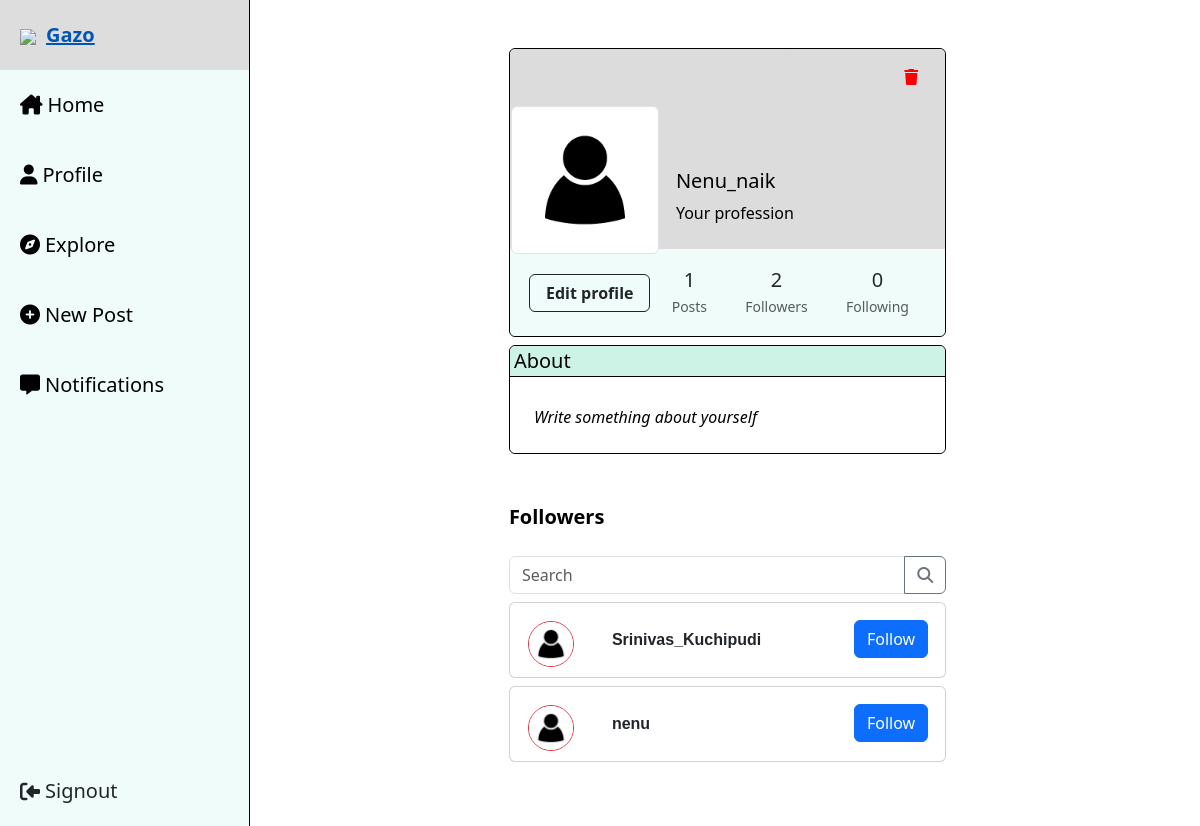
Page /followers/1 (signed in) on the committed database.
### app.py (models this page shows, shortened)
class User(UserMixin, db.Model):
    id = db.Column(db.Integer, primary_key=True)
    username = db.Column(db.String(80), unique=True, nullable=False)
    email = db.Column(db.String(120), unique=True, nullable=False)
    password_hash = db.Column(db.String(128), nullable=False)
    bio = db.Column(db.String(120), nullable=False,
                    default='Write something about yourself')
    profession = db.Column(db.String(120), nullable=False,
                           default='Your profession')
    profile_pic = db.Column(db.String(120), nullable=False,
                            default='public/unknown.png')
    date_created = db.Column(db.DateTime, default=datetime.utcnow)
    postrows = db.relationship('Post', backref='user', lazy=True)
    starrows = db.relationship('Star', backref='user', lazy=True)
    commentrows = db.relationship('Comment', backref='user', lazy=True)
    resharerows = db.relationship('Reshare', backref='user', lazy=True)
    notificationrows = db.relationship(
        'Notification', backref='user', lazy=True)
    def get_followers(self):
        results = Connection.query.filter_by(otherperson_id=self.id).all()
        oup = []
        for result in results:
            oup.append(User.query.filter_by(id=result.user_id).first())
        return oup
    def get_following(self):
        results = Connection.query.filter_by(user_id=self.id).all()
        oup = []
        for result in results:
            oup.append(User.query.filter_by(id=result.otherperson_id).first())
        return oup
    def is_following(self, id):
        var = Connection.query.filter_by(
            user_id=self.id, otherperson_id=id).all()
        return len(var)

### app.py (the view, shortened to what this page needs)
@app.route('/followers/<int:user_id>', methods=['GET', 'POST'])
@login_required
def followers(user_id):
    user = User.query.filter_by(id=user_id).first()
    if request.method == 'GET':
        results = user.get_followers()
        if user_id == current_user.id:
            return render_template('followers.html', user=user, results=results)
        else:
            return render_template('otherfollowers.html', user=user, results=results)

### app.py (called while the page is built)
@login_manager.user_loader
def load_user(user_id):
    return User.query.get(int(user_id))

### templates/followers.html (shortened to what this page needs)
<!DOCTYPE html>
<html lang="en">
<head>
    <link rel="stylesheet" href="{{url_for('static',filename='css/home.css')}}">
    <link rel="stylesheet" href="https://cdnjs.cloudflare.com/ajax/libs/font-awesome/6.4.0/css/all.min.css">
    <link rel="stylesheet" href="https://stackpath.bootstrapcdn.com/bootstrap/4.3.1/css/bootstrap.min.css">
    <link href="https://cdn.jsdelivr.net/npm/bootstrap@5.3.0-alpha3/dist/css/bootstrap.min.css" rel="stylesheet"
>
</head>
<body>
    <div class="sidebar collapse show" id="sidebar">
        <a href="#" style="padding-bottom: 20px;"><img src="https://img.icons8.com/color/48/null/drawing--v2.png"
                style="margin-right: 10px;" /><strong>Gazo</strong></a>
        <a href="/home/{{current_user.id}}"><i class="fa-solid fa-house-chimney" style="margin-right: 5px;"></i>Home</a>
        <a href="/profile/{{current_user.id}}"><i class="fa-solid fa-user" style="margin-right: 5px;"></i>Profile</a>
        <a href="/explore/{{current_user.id}}"><i class="fa-solid fa-compass" style="margin-right: 5px;"></i>Explore</a>
        <a href="/post/{{current_user.id}}"><i class="fa-solid fa-circle-plus" style="margin-right: 5px;"></i>New
            Post</a>
        <a href="/notifications/{{current_user.id}}"><i class="fa-solid fa-message"
                style="margin-right: 5px;"></i>Notifications</a>
        <a class="signout" data-toggle="modal" data-target="#logoutModal">
            <i class="fa-solid fa-right-to-bracket fa-rotate-180" style="margin-right: 5px;"></i>Signout
        </a>
    </div>
    <div class="main">
        <section class="h-100 gradient-custom-2">
            <div class="container py-5 h-100">
                <div class="d-flex justify-content-center align-items-center h-100">
                    <div class="col col-lg-9 col-xl-7">
                        <div class="rounded-top rounded-bottom" style="border: 0.5px solid black;">
                            <div class="rounded-top text-white d-flex flex-row"
                                style="background-color: gainsboro; height:200px;">
                                <div class="rounded-top text-white d-flex flex-row"
                                    style="background-color: gainsboro; height: 200px;">
                                    <div class="mt-5 mr-3" style="width: 150px; height: 150px;">
                                        <button class="btn p-0" style="width: 100%; height: 100%;"
                                            data-bs-toggle="modal" data-bs-target="#editPhotoModal">
                                            <img src="{{url_for('static', filename=user.profile_pic)}}"
                                                alt="Profile Picture" class="img-thumbnail mt-2 mb-2"
                                                style="width: 100%; height: 100%; object-fit: cover;">
                                        </button>
                                    </div>
                                    <div style="margin-top: 120px; color: black;">
                                        <h5>{{user.username}}</h5>
                                        <p>{{user.profession}}</p>
                                    </div>
                                </div>
                                <button class="btn deleteacc-btn" style="position: absolute; top: 10px; right: 30px;"
                                    data-toggle="modal" data-target="#deleteaccModal">
                                    <i class="fas fa-trash" style="color: red;"></i>
                                </button>
                            </div>
                            <div class="p-2 text-black user-info rounded-bottom" style="background-color: #f0fcf9;">
                                <div class="justify-content-end text-center py-1">
                                    <button type="button" class="btn btn-outline-dark ml-auto pl-3 pr-3"
                                        data-mdb-ripple-color="dark" data-bs-toggle="modal"
                                        data-bs-target="#editProfileModal">
                                        <strong>Edit profile</strong>
                                    </button>
                                    <button class="btn pl-3 pr-3" onclick="location.href='/profile/{{user.id}}'">
                                        <p class="mb-1 h5">{{user.postrows|length}}</p>
                                        <p class="small text-muted mb-0">Posts</p>
                                    </button>
                                    <button class="btn pl-3 pr-3" onclick="location.href='/followers/{{user.id}}'">
                                        <p class="mb-1 h5">{{user.get_followers()|length}}</p>
                                        <p class="small text-muted mb-0">Followers</p>
                                    </button>
                                    <button class="btn pl-3 pr-3" onclick="location.href='/following/{{user.id}}'">
                                        <p class="mb-1 h5">{{user.get_following()|length}}</p>
                                        <p class="small text-muted mb-0">Following</p>
                                    </button>
                                </div>
                            </div>
                        </div>
                        <div class="pt-2 pb-2 text-black">
                            <div class="mb-5 rounded-top rounded-bottom" style="border: 1px solid black;">
                                <p class="lead fw-normal mb-1 pl-1 rounded-top"
                                    style="background-color: rgb(204, 243, 230); border-bottom: 1px solid black ;">
                                    About</p>
                                <div class="p-4 bg-white rounded-bottom">
                                    <p class="font-italic mb-0">{{user.bio}}</p>
                                </div>
                            </div>
                            <div class="d-flex justify-content-between align-items-center mb-4">
                                <p class="lead fw-normal mb-0"><strong>Followers</strong></p>
                            </div>
                            <form action="/followers/{{user.id}}" method="post" class="searchbar-followers pb-2">
                                <div class="input-group">
                                    <input type="text" name="search_content" class="form-control" placeholder="Search">
                                    <div class="input-group-append">
                                        <button class="btn btn-outline-secondary" type="submit">
                                            <i class="fa fa-search"></i>
                                        </button>
                                    </div>
                                </div>
                            </form>
                            {% if results|length==0 %}
                            <div class="card notification-card notification-invitation">
                                <div class="card-body">
                                    <h3><i>No such thing yet</i></h3>
                                </div>
                            </div>
                            {% else %}
                            {% for result in results %}
                            <div class="card notification-card notification-invitation pb-2 mb-2">
                                <div class="card-body pb-0">
                                    <table>
                                        <tr>
                                            <td style="width:70%">
                                                <div class="d-flex flex-row align-items-center">
                                                    <button class="btn p-0 mr-3"
                                                        onclick="window.location.href='/profile/{{result.id}}'">
                                                        <div
                                                            class="rounded-circle overflow-hidden d-flex justify-content-center align-items-center border border-danger post-profile-photo mr-3">
                                                            <img src="{{url_for('static', filename=result.profile_pic)}}"
                                                                alt="..."
                                                                style="object-fit: cover; position: absolute; left: 0;">
                                                        </div>
                                                    </button>
                                                    <div class="card-title"><button class="btn p-1"
                                                            onclick="window.location.href='/profile/{{result.id}}'"
                                                            style="font-family: Arial, Helvetica, sans-serif;">
                                                            <strong>{{result.username}}</strong>
                                                        </button></div>
                                                </div>
                                            </td>
                                            <td style="width:30%">
                                                {% if current_user.is_following(result.id) %}
                                                <button class="btn btn-danger unfollow-btn"
                                                    data-user="{{result.id}}">Unfollow</button>
                                                {% else %}
                                                <button class="btn btn-primary follow-btn"
                                                    data-user="{{result.id}}">Follow</button>
                                                {% endif %}
                                            </td>
                                        </tr>
                                    </table>
                                </div>
                            </div>
                            {% endfor %}
                            {% endif %}
                        </div>
                    </div>
                </div>
            </div>
        </section>
    </div>
</body>
</html>

### static/css/home.css (style rules this page uses)
.post-profile-photo { width: 46px; height: 46px; position: relative; border-width: 2px !important; }
.sidebar { height: 100%; position: fixed; top: 0; left: 0; width: 250px; z-index: 1; background-color: #F0FCF9; overflow-x: hidden; border-right: 1px solid black; }
.sidebar a { display: block; color: #000; padding: 20px; text-decoration: none; font-size: 20px; }
.main { margin-left: 305px; margin-right: 50px; padding: 0px 10px; }
.sidebar .signout { position: absolute; bottom: 0; width: 100%; }
.card { width: 60%; margin: 0px auto; }
.post-profile-photo img { width: 100%; height: 100%; object-fit: cover; }
body { background-color: #fcfcfc; }
.card-body { padding: 0.5rem; }
.card-body table { width: 100%; }
.card-body table tr { display: flex; }
.card-body table tr td:nth-child(2) { text-align: right; justify-content: space-around; }
.card-title:before { display: inline-block; font-family: "Font Awesome\ 5 Free"; font-weight: 900; font-size: 1.1rem; text-align: center; border: 2px solid grey; border-radius: 100px; width: 30px; height: 30px; padding-bottom: 3px; margin-right: 10px; }
img { image-rendering: -moz-crisp-edges; image-rendering: -o-crisp-edges; image-rendering: -webkit-optimize-contrast; image-rendering: crisp-edges; -ms-interpolation-mode: nearest-neighbor; }
.searchbar-followers { margin: 0px auto; width: 100%; }

### templates/followers.html (style rules this page uses)
.card { width: 100%; }

### rows in the picture
User: profile_pic (picture), username "Nenu_naik", profession "Your profession", bio "Write something about yourself"
User: profile_pic (picture), username "Srinivas_Kuchipudi"
User: profile_pic (picture), username "nenu"

### other values in the picture
{{ user.postrows|length }} "1"
{{ user.get_followers()|length }} "2"
{{ user.get_following()|length }} "0"
